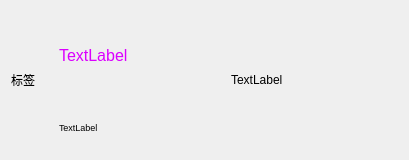
<?xml version="1.0" encoding="UTF-8"?>
<ui version="4.0">
 <class>FileItemWidget</class>
 <widget class="QWidget" name="FileItemWidget">
  <property name="geometry">
   <rect>
    <x>0</x>
    <y>0</y>
    <width>409</width>
    <height>160</height>
   </rect>
  </property>
  <property name="windowTitle">
   <string>Form</string>
  </property>
  <layout class="QGridLayout" name="gridLayout">
   <item row="0" column="0">
    <layout class="QHBoxLayout" name="horizontalLayout" stretch="1,4,4">
     <item>
      <widget class="QLabel" name="tagLabel">
       <property name="text">
        <string>标签</string>
       </property>
       <property name="pixmap">
        <pixmap resource="../resources/res.qrc">:/usedimage/tag.svg</pixmap>
       </property>
      </widget>
     </item>
     <item>
      <layout class="QVBoxLayout" name="verticalLayout_6" stretch="4,2">
       <item>
        <widget class="QLabel" name="fileLabel">
         <property name="font">
          <font>
           <pointsize>12</pointsize>
          </font>
         </property>
         <property name="styleSheet">
          <string notr="true">QLabel { color: #DB00FF }</string>
         </property>
         <property name="text">
          <string>TextLabel</string>
         </property>
        </widget>
       </item>
       <item>
        <widget class="QLabel" name="pathLabel">
         <property name="font">
          <font>
           <pointsize>7</pointsize>
          </font>
         </property>
         <property name="text">
          <string>TextLabel</string>
         </property>
        </widget>
       </item>
      </layout>
     </item>
     <item>
      <layout class="QVBoxLayout" name="verticalLayout_2" stretch="8">
       <item>
        <widget class="QLabel" name="expirationLabel">
         <property name="text">
          <string>TextLabel</string>
         </property>
        </widget>
       </item>
      </layout>
     </item>
    </layout>
   </item>
  </layout>
 </widget>
 <resources>
  <include location="../resources/res.qrc"/>
 </resources>
 <connections/>
</ui>
